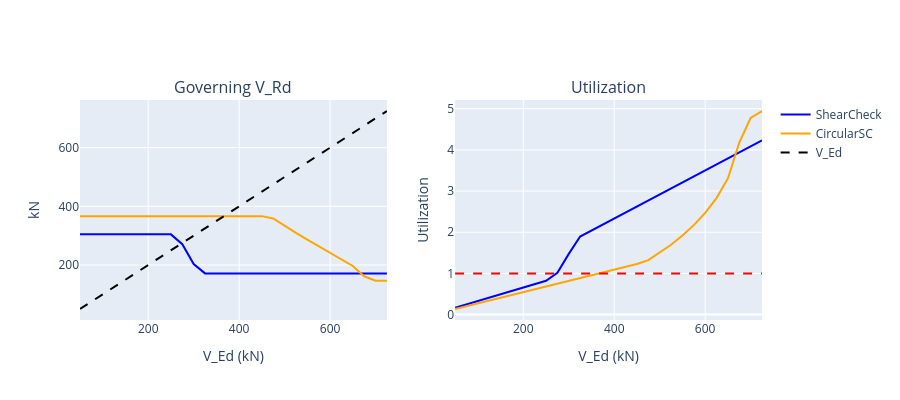

Here is the notebook cell this chart was saved with:
### Markdown cell above
---
## 5. Governing Capacity and Utilization

Direct comparison of V_Rd = min(V_Rd,s, V_Rd,max) and utilization.

### Code cell
fig = make_subplots(rows=1, cols=2, subplot_titles=("Governing V_Rd", "Utilization"))

fig.add_trace(go.Scatter(x=V_range, y=vrd_std, name="ShearCheck", line=dict(color="blue")), row=1, col=1)
fig.add_trace(go.Scatter(x=V_range, y=vrd_circ, name="CircularSC", line=dict(color="orange")), row=1, col=1)
fig.add_trace(go.Scatter(x=V_range, y=list(V_range), name="V_Ed", line=dict(color="black", dash="dash")), row=1, col=1)

util_std = [v / vr if vr > 0 else float('inf') for v, vr in zip(V_range, vrd_std)]
util_circ = [v / vr if vr > 0 else float('inf') for v, vr in zip(V_range, vrd_circ)]

fig.add_trace(go.Scatter(x=V_range, y=util_std, name="ShearCheck", line=dict(color="blue"), showlegend=False), row=1, col=2)
fig.add_trace(go.Scatter(x=V_range, y=util_circ, name="CircularSC", line=dict(color="orange"), showlegend=False), row=1, col=2)
fig.add_hline(y=1.0, line_dash="dash", line_color="red", row=1, col=2)

fig.update_xaxes(title_text="V_Ed (kN)")
fig.update_yaxes(title_text="kN", row=1, col=1)
fig.update_yaxes(title_text="Utilization", row=1, col=2)
fig.update_layout(height=400)
fig.show()

### Figure 1 — Plotly figure (JSON) as saved in the notebook; plotly's stock layout.template omitted (floating-point values rounded to 4 significant figures)
{"data": [{"line": {"color": "blue"}, "name": "ShearCheck", "type": "scatter", "x": [50, 75, 100, 125, 150, 175, 200, 225, 250, 275, 300, 325, 350, 375, 400, 425, 450, 475, 500, 525, 550, 575, 600, 625, 650, 675, 700, 725], "xaxis": "x", "y": [304.4, 304.4, 304.4, 304.4, 304.4, 304.4, 304.4, 304.4, 304.4, 271.1, 203.4, 171.4, 171.4, 171.4, 171.4, 171.4, 171.4, 171.4, 171.4, 171.4, 171.4, 171.4, 171.4, 171.4, 171.4, 171.4, 171.4, 171.4], "yaxis": "y"}, {"line": {"color": "orange"}, "name": "CircularSC", "type": "scatter", "x": [50, 75, 100, 125, 150, 175, 200, 225, 250, 275, 300, 325, 350, 375, 400, 425, 450, 475, 500, 525, 550, 575, 600, 625, 650, 675, 700, 725], "xaxis": "x", "y": [366.6, 366.6, 366.6, 366.6, 366.6, 366.6, 366.6, 366.6, 366.6, 366.6, 366.6, 366.6, 366.6, 366.6, 366.6, 366.6, 366.6, 358.8, 333.3, 309.3, 286.6, 264.6, 243.0, 220.9, 196.6, 161.5, 146.6, 146.6], "yaxis": "y"}, {"line": {"color": "black", "dash": "dash"}, "name": "V_Ed", "type": "scatter", "x": [50, 75, 100, 125, 150, 175, 200, 225, 250, 275, 300, 325, 350, 375, 400, 425, 450, 475, 500, 525, 550, 575, 600, 625, 650, 675, 700, 725], "xaxis": "x", "y": [50, 75, 100, 125, 150, 175, 200, 225, 250, 275, 300, 325, 350, 375, 400, 425, 450, 475, 500, 525, 550, 575, 600, 625, 650, 675, 700, 725], "yaxis": "y"}, {"line": {"color": "blue"}, "name": "ShearCheck", "showlegend": false, "type": "scatter", "x": [50, 75, 100, 125, 150, 175, 200, 225, 250, 275, 300, 325, 350, 375, 400, 425, 450, 475, 500, 525, 550, 575, 600, 625, 650, 675, 700, 725], "xaxis": "x2", "y": [0.1643, 0.2464, 0.3285, 0.4106, 0.4928, 0.5749, 0.657, 0.7391, 0.8213, 1.014, 1.475, 1.896, 2.042, 2.188, 2.334, 2.479, 2.625, 2.771, 2.917, 3.063, 3.209, 3.354, 3.5, 3.646, 3.792, 3.938, 4.084, 4.229], "yaxis": "y2"}, {"line": {"color": "orange"}, "name": "CircularSC", "showlegend": false, "type": "scatter", "x": [50, 75, 100, 125, 150, 175, 200, 225, 250, 275, 300, 325, 350, 375, 400, 425, 450, 475, 500, 525, 550, 575, 600, 625, 650, 675, 700, 725], "xaxis": "x2", "y": [0.1364, 0.2046, 0.2728, 0.341, 0.4091, 0.4773, 0.5455, 0.6137, 0.6819, 0.7501, 0.8183, 0.8865, 0.9547, 1.023, 1.091, 1.159, 1.227, 1.324, 1.5, 1.697, 1.919, 2.173, 2.469, 2.83, 3.306, 4.179, 4.773, 4.944], "yaxis": "y2"}], "layout": {"annotations": [{"font": {"size": 16}, "showarrow": false, "text": "Governing V_Rd", "x": 0.225, "xanchor": "center", "xref": "paper", "y": 1, "yanchor": "bottom", "yref": "paper"}, {"font": {"size": 16}, "showarrow": false, "text": "Utilization", "x": 0.775, "xanchor": "center", "xref": "paper", "y": 1, "yanchor": "bottom", "yref": "paper"}], "height": 400, "shapes": [{"line": {"color": "red", "dash": "dash"}, "type": "line", "x0": 0, "x1": 1, "xref": "x2 domain", "y0": 1, "y1": 1, "yref": "y2"}], "xaxis": {"anchor": "y", "domain": [0, 0.45], "title": {"text": "V_Ed (kN)"}}, "xaxis2": {"anchor": "y2", "domain": [0.55, 1], "title": {"text": "V_Ed (kN)"}}, "yaxis": {"anchor": "x", "domain": [0, 1], "title": {"text": "kN"}}, "yaxis2": {"anchor": "x2", "domain": [0, 1], "title": {"text": "Utilization"}}}}
